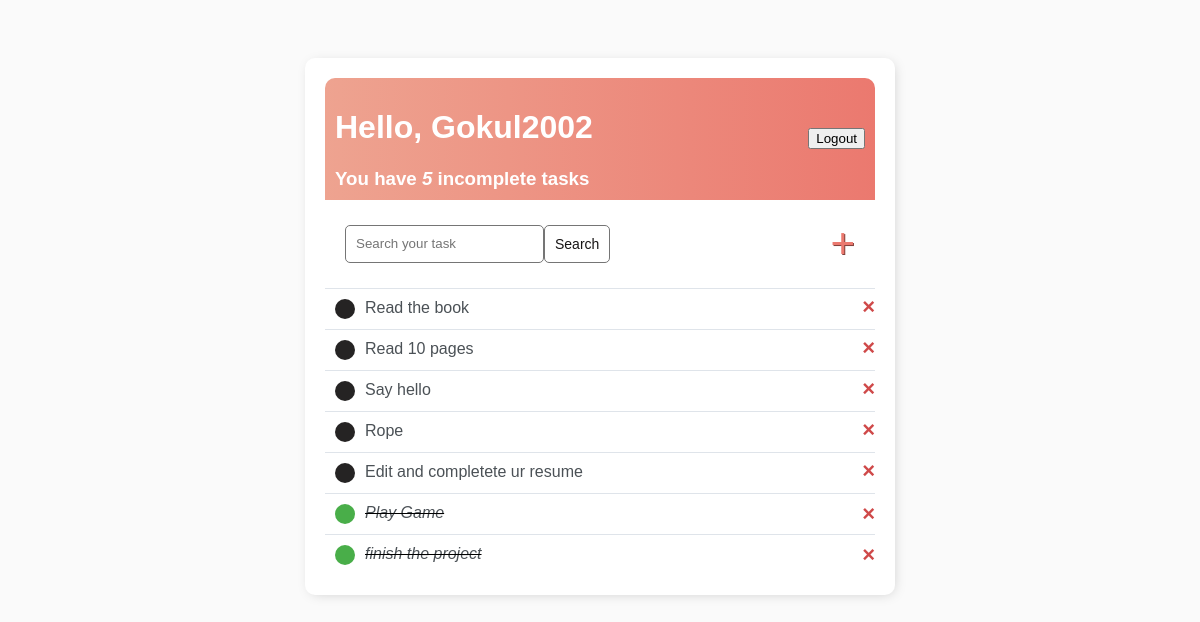
The app's page / (signed in) with its own data.
### list/models.py (models this page shows)
class Task(models.Model):
    user = models.ForeignKey(User,on_delete=models.CASCADE,null=True,blank=True)
    title =models.CharField(max_length=200)
    description =models.TextField(null=True,blank=True)
    complete =models.BooleanField(default=False)
    create =models.DateTimeField(auto_now_add=True)
    def __str__(self):
        return self.title
    class Meta:
        ordering = ['complete']

### list/views.py (the view)
# urls.py: path('',TaskList.as_view(), name='tasks'),
class TaskList(LoginRequiredMixin, ListView):
    model = Task
    context_object_name = 'tasks'
    def get_queryset(self):
        search_input = self.request.GET.get('search-area') or ''
        queryset = Task.objects.filter(user=self.request.user)
        if search_input:
            queryset = queryset.filter(title__icontains=search_input)  # ✅ Ensure filtering happens here #title__startswith for finding with a starting word
        return queryset  # ✅ Returning correctly filtered queryset
    def get_context_data(self, **kwargs):
        context = super().get_context_data(**kwargs)
        context['count'] = self.get_queryset().filter(complete=False).count()
        context['search_input'] = self.request.GET.get('search-area') or ''  # ✅ Fixed variable name
        return context

### list/templates/list/task_list.html (shortened to what this page needs)
{% extends 'list/main.html' %}
{% block content %}
<div class="header-bar">
    <div>
        <h1>Hello, {{ request.user|title }}</h1>
        <h3 style="margin:0">You have <i>{{ count }}</i> incomplete task{{ count|pluralize:"s" }}</h3>
    </div>
    {% if request.user.is_authenticated %}
        <form action="{% url 'logout' %}" method="post" style="display:inline;">
            <button type="submit" class="logout-btn">Logout</button>
        </form>
    {% else %}
        <a href="{% url 'login' %}">Login</a>
    {% endif %}
</div>
<div id="search-add-wrapper">
    <form method="GET" style="display: flex;">
        <input type='text' name='search-area' placeholder="Search your task" value="{{search_input}}">
        <input class="button" type="submit" value='Search'>
    </form>
    {% if tasks|length > 0 %}
    <a id="add-link" href="{% url 'task-create' %}">&#x2b;</a>
    {% endif %}
</div>
<div class="task-items-wrapper">
    {% for task in tasks %}
    <div class="task-wrapper">
        {% if task.complete %}
        <div class="task-title">
            <div class="task-complete-icon"></div>
            <i><s><a href="{% url 'task-update' task.id %}">{{ task }}</a></s></i>
        </div>
        <a class="delete-link" href="{% url 'task-delete' task.id %}">&#215;</a>
        {% else %}
        <div class="task-title">
            <div class="task-incomplete-icon"></div>
            <a href="{% url 'task-update' task.id %}">{{ task }}</a>
        </div>
        <div class="task-controls">
            <a class="delete-link" href="{% url 'task-delete' task.id %}">&#215;</a>
        </div>
        {% endif %}
    </div>
    {% endfor %}
</div>
{% endblock content %}

### list/templates/list/main.html (shortened to what this page needs)
<!DOCTYPE html>
<html lang="en">
<head>
</head>
<body>
    <div class="container">
        {% block content %}
        {% endblock content %}
    </div>
</body>
</html>

### list/templates/list/main.html (style rules this page uses)
body { background-color: #FAFAFA; font-family: 'Nunito', sans-serif; padding-top: 50px; }
h1, h2, h3, h4, h5, h6 { font-family: 'Raleway', sans-serif; }
.container { max-width: 550px; margin: auto; background-color: #fff; box-shadow: 2px 2px 13px -4px rgba(0, 0, 0, 0.21); padding: 20px; border-radius: 10px; }
.header-bar { display: flex; justify-content: space-between; align-items: center; color: #fff; padding: 10px; border-radius: 10px 10px 0 0; background: linear-gradient(90deg, #EEA390 0%, #EB796F 100%); }
.task-wrapper { display: flex; align-items: center; justify-content: space-between; background-color: #fff; border-top: 1px solid #dfe4ea; overflow: hidden; }
.task-title { display: flex; padding: 10px; }
.task-title a { text-decoration: none; color: #4b5156; margin-left: 10px; }
.task-complete-icon { height: 20px; width: 20px; background-color: rgb(73, 174, 73); border-radius: 50%; }
.task-incomplete-icon { height: 20px; width: 20px; background-color: rgb(37, 35, 35); border-radius: 50%; }
.delete-link { text-decoration: none; font-weight: 900; color: #cf4949; font-size: 22px; line-height: 0; padding: 20px 0px; }
#add-link { color: #EB796F; text-decoration: none; font-size: 42px; text-shadow: 1px 1px #81413b; }
#search-add-wrapper { display: flex; justify-content: space-between; align-items: center; padding: 20px; }
input[type=text], input[type=password], textarea { border: 1px solid #757575; border-radius: 5px; padding: 10px; width: 90%; }
.button { border: 1px solid #757575; background-color: #FFF; color: #171515; padding: 10px; font-size: 14px; border-radius: 5px; cursor: pointer; text-decoration: none; }

### records on screen
Task: title "Read the book"
Task: title "Read 10 pages"
Task: title "Say hello"
Task: title "Rope"
Task: title "Edit and completete ur resume"
Task: title "Play Game"
Task: title "finish the project"

### other values on screen
{{ request.user|title }} "Gokul2002"
{{ count }} "5"
